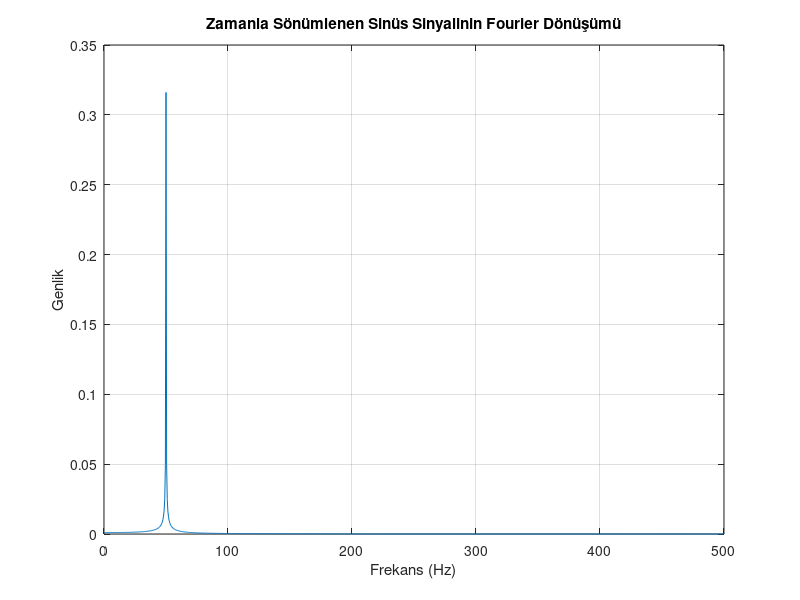

Reproduce this figure in MATLAB.
% Zamanla sönümlenen sinüs sinyali
fs = 1000; % Örnekleme frekansı (Hz)
t = 0:1/fs:2-1/fs; % Zaman vektörü (2 saniye)
x = exp(-0.5*t) .* sin(2 * pi * 50 * t); % 50 Hz sönümlü sinüs dalgası

% Fourier dönüşümünü hesaplama
X = fft(x);
n = length(x);
f = (0:n-1)*(fs/n); % Frekans vektörü

% Genlik spektrumu
amplitude = abs(X)/n;

% Frekans alanında gösterim (ilk yarı)
figure;
plot(f(1:floor(n/2)), amplitude(1:floor(n/2)));
title('Zamanla Sönümlenen Sinüs Sinyalinin Fourier Dönüşümü');
xlabel('Frekans (Hz)');
ylabel('Genlik');
grid on;
